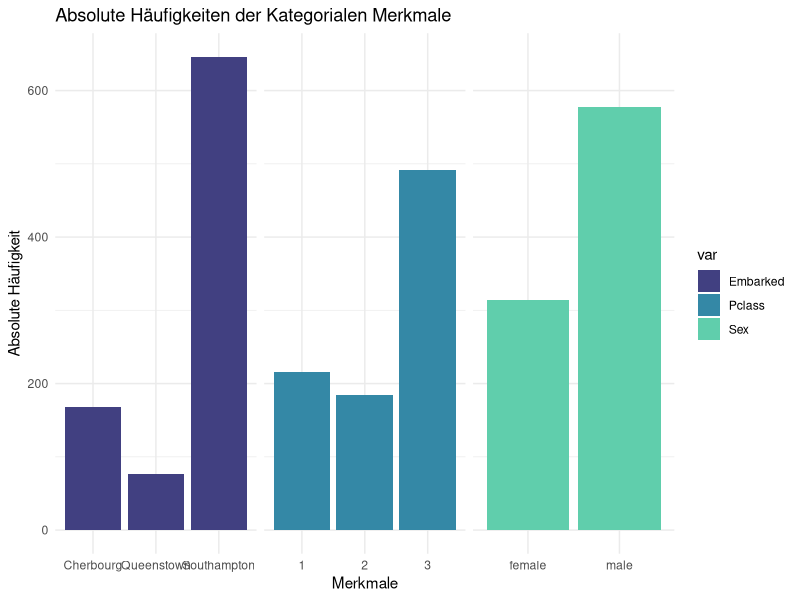

The R source for this figure:
#Aufgabe 2 a) Punkt v) und vi) - Lukas Koenig

#Setup
titanic.data <- read.csv("titanic_clean.csv")
library(tidyverse)

#v) 
v.visualiation <- function(dataset = titanic.data, var1, var2, var3, var4 = NULL){
  #Wir speichern unsere Variablen in einem Vektor 
  var.vec <- c(var1, var2, var3, var4)
  
  #Wir speichern die länge für die Indizierung 
  var.amount <- length(var.vec)
  
  #Wir erstellen einen Data Frame an dem wir unsere Daten später anbinden können
  final.data <- data.frame()
  
  #Wir erstellen eine Hilfsfunktion für die Datentransformation die für
  #jede Variable durchgeführt wird 
  data.transform <- function(var) {
    
    #Wir setzen unsere Variable auf die Aktuelle 
    curr.var <- var 
    
    #Wir transformieren unsere Daten und nehmen unsere Aktuelle Spalte
    resulted.data <- dataset %>%
      
      #Wir wählen unsere Aktuelle Spalte
      select(var.string = .data[[curr.var]]) %>%
      
      #Wir entfernen alle Fehlenden Werte
      drop_na() %>%
      
      #Wir zählen die Absoluten Häufigkeiten
      count(var.string) %>%
      
      #Wir bennen unsere Variablen um 
      rename(abs.prob = n) %>%
      
      #Wir fügen noch eine Spalte hinzu damit facet_wrap später weiß zu welchem Barplot das gehört
      mutate(var = curr.var)
    
    #Wir geben unsere Formatierte Tabelle an rbind zurück
    return(resulted.data)
  }
  #Wir Indizieren über die ganzen Kategoriellen Merkmale und transformieren sie 1 nach dem anderen
  for(i in 1:var.amount){
    #Wir nutzen Rbind um die Sachen unserem Data Frame hinzuzufügen und rufen dann die Hilfsfunktion
    #aus welche unsere Häufigkeiten zu einem Data Frame zusammenfügt 
    final.data <- rbind(final.data, data.transform(var.vec[i]))
  }
  
  #Jetzt erstellen wir mit ggplot den Finalen schritt
  ggplot(final.data, aes(x = var.string, y = abs.prob, fill = var)) +
    
    geom_bar(stat = "identity") +
    
    facet_wrap(~var, scales = "free_x") +
    
    scale_fill_viridis_d(option = "mako", begin = 0.3, end = 0.8) +
    
    theme_minimal() +
    
    theme(
      legend.position = "right",
      strip.text = element_blank()
    ) +
    labs(title = "Absolute Häufigkeiten der Kategorialen Merkmale",
         x = "Merkmale",
         y = "Absolute Häufigkeit")
}

# Testaufruf (Beispiel):
v.visualiation(titanic.data, "Sex", "Pclass", "Embarked")

